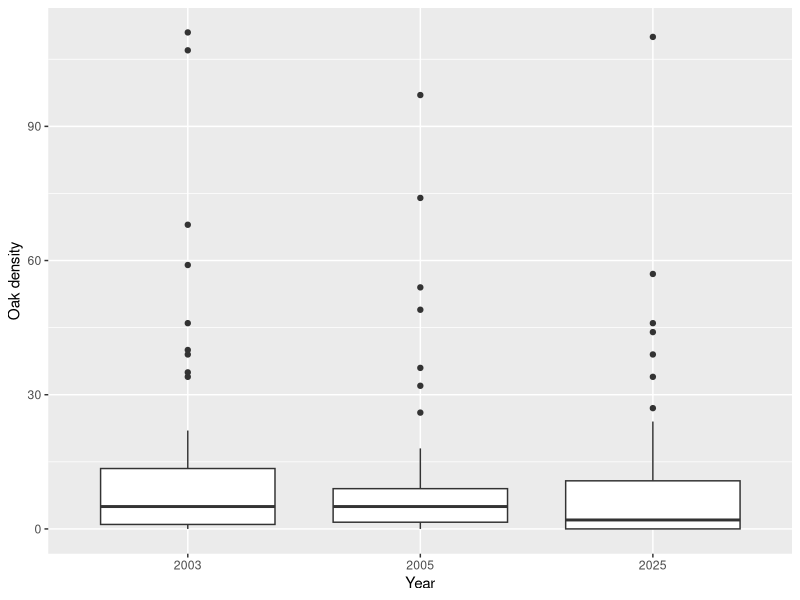
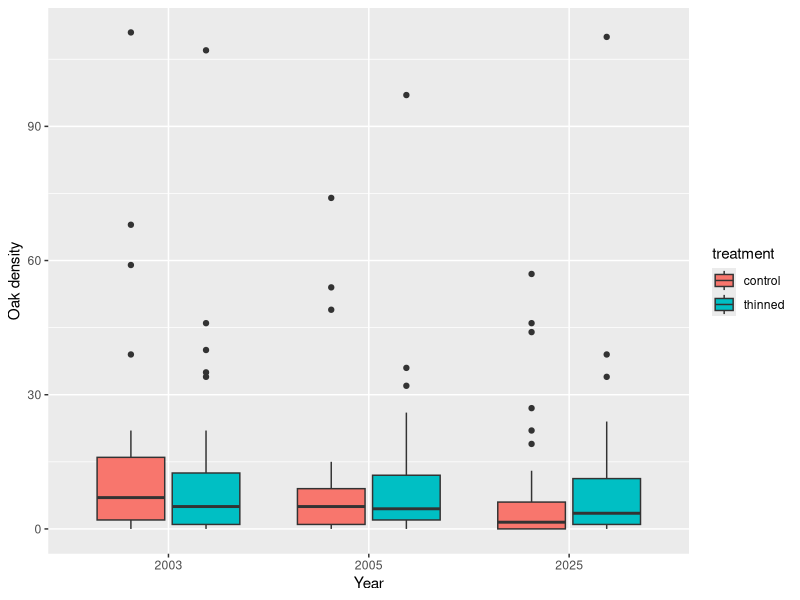
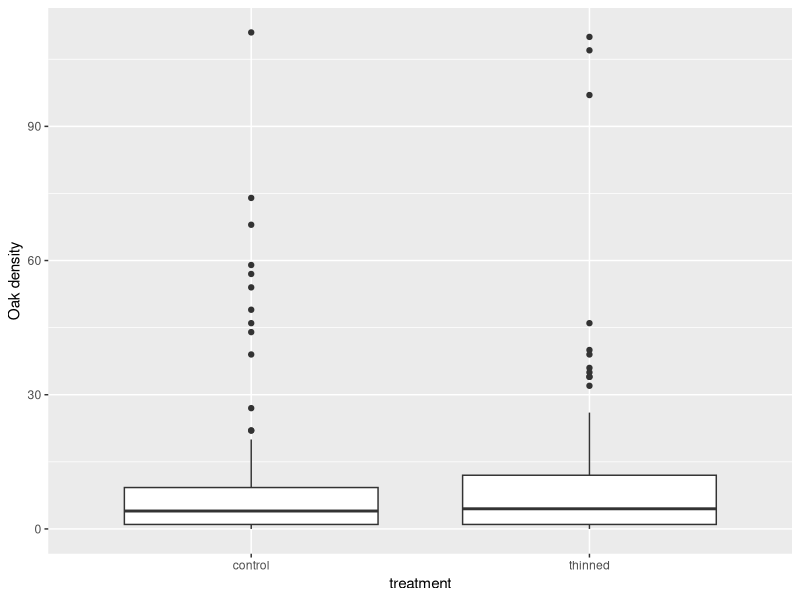
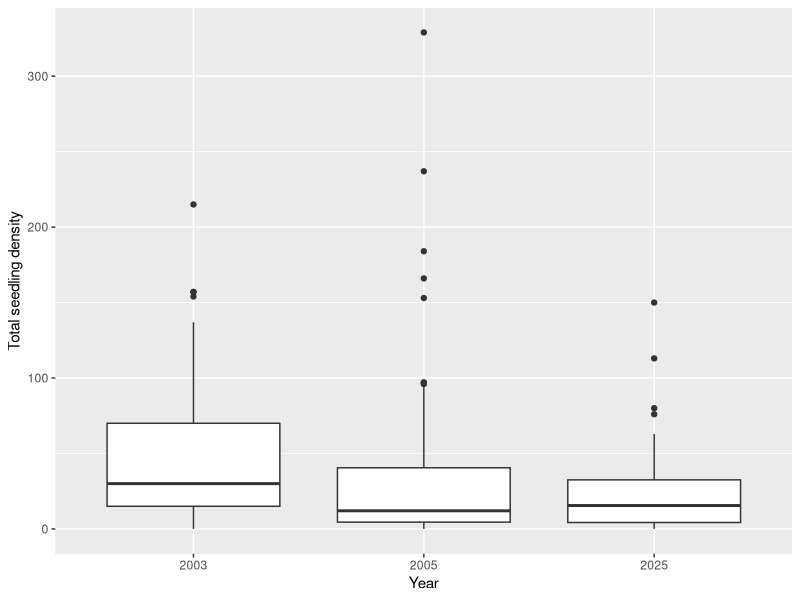
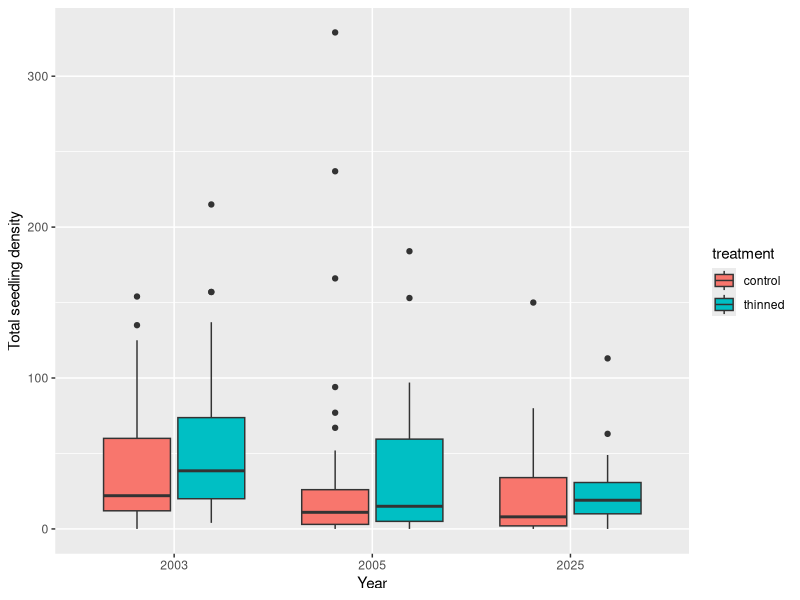
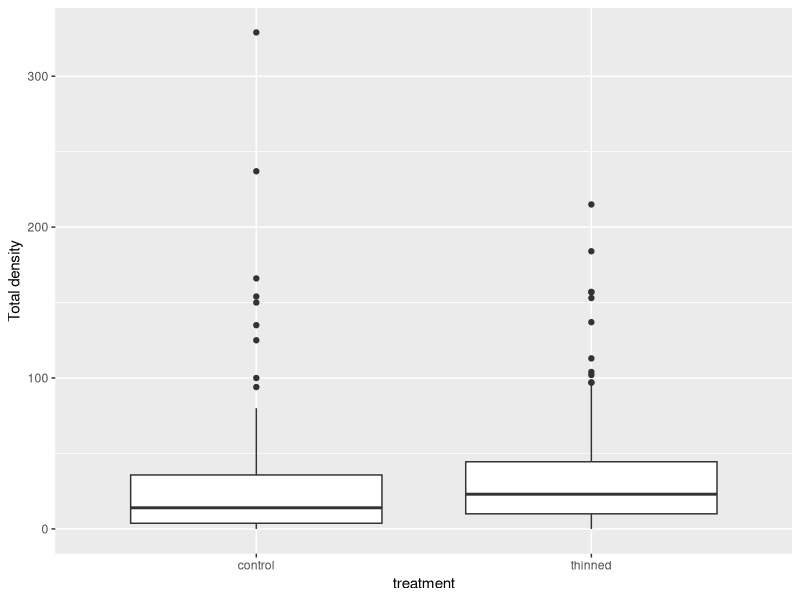
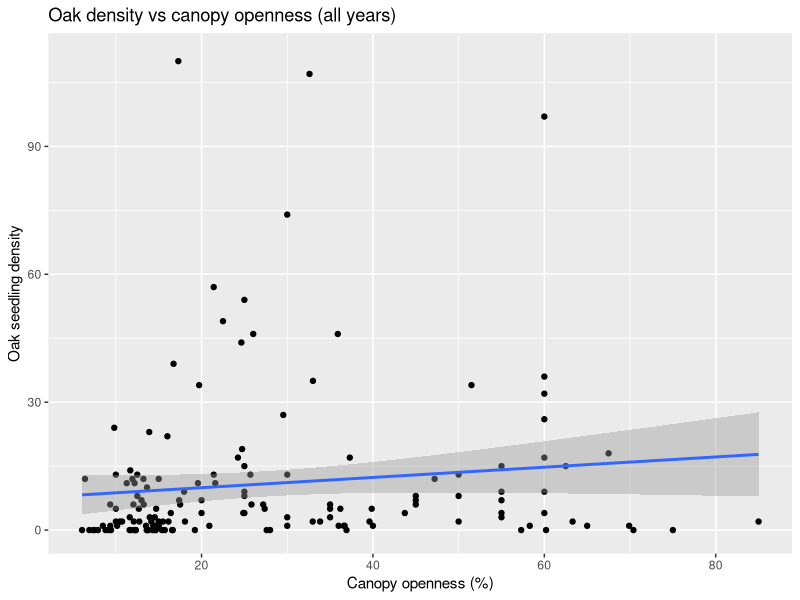
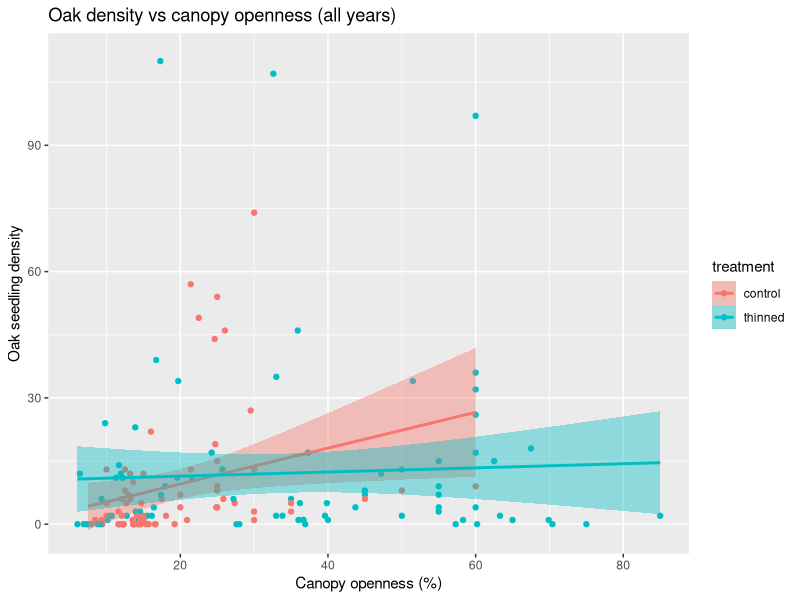

These figures' R source, in order:
#Exploratory figures 16/3/2026

library(readr)
library(dplyr)
library(ggplot2)
library(GGally)

regeneration <- read_csv("processed_data/regeneration_data.csv")


#Filter to exclude area_type "extended" to remove duplicate seedling rows
regeneration_coreNA <- regeneration %>% 
  filter(area_type != "extended" | is.na(area_type))


#Oak density 2003 vs 2005 vs 2025
#Note that density here is actually seedling count
oak_density <- regeneration_coreNA %>%
  filter(species == "Quercus sp.") %>%
  group_by(site, plot, treatment, year, transect, subplot, area_m2, canopy_openness, pH, quercus_sp_ba, total_ba) %>%
  summarise(oak_density = sum(density), .groups = "drop")

ggplot(oak_density,
       aes(x = factor(year), y = oak_density)) +
  geom_boxplot() + 
  labs(x = "Year", y = "Oak density")

#Control and treatment separately
ggplot(oak_density,
       aes(x = factor(year), y = oak_density, fill = treatment)) +
  geom_boxplot() + 
  labs(x = "Year", y = "Oak density")

#Overall oak density by treatment (not important)
ggplot(oak_density,
       aes(x = factor(treatment), y = oak_density)) +
  geom_boxplot() + 
  labs(x = "treatment", y = "Oak density")


#Total seedling density 2003 vs 2005 vs 2025
total_density <- regeneration_coreNA %>% 
  group_by(site, plot, treatment, year, transect, subplot, area_m2, canopy_openness, pH, quercus_sp_ba, total_ba) %>% 
  summarise(total_density = sum(density), .groups = "drop")

ggplot(total_density,
       aes(x = factor(year), y = total_density)) +
  geom_boxplot() + 
  labs(x = "Year", y = "Total seedling density")

#Control and treatment separately
ggplot(total_density,
       aes(x = factor(year), y = total_density, fill = treatment)) +
  geom_boxplot() + 
  labs(x = "Year", y = "Total seedling density")

#Total density by treatment (not important)
ggplot(total_density,
       aes(x = factor(treatment), y = total_density)) +
  geom_boxplot() + 
  labs(x = "treatment", y = "Total density")


#Oak density vs canopy openness, all years
ggplot(oak_density, aes(x = canopy_openness, y = oak_density)) + 
  geom_point() +
  geom_smooth(method = "lm") +
  labs(x = "Canopy openness (%)",
       y = "Oak seedling density",
       title = "Oak density vs canopy openness (all years)")

#All years with treatment
ggplot(oak_density, aes(x = canopy_openness, y = oak_density, fill = treatment, color = treatment)) + 
  geom_point() +
  geom_smooth(method = "lm") +
  labs(x = "Canopy openness (%)",
       y = "Oak seedling density",
       title = "Oak density vs canopy openness (all years)")

#2003 (canopy values only in treatment plots of three sites)
ggplot(oak_density %>% filter(year == 2003), 
       aes(x = canopy_openness, y = oak_density)) + 
  geom_point() +
  geom_smooth(method = "lm") +
  labs(x = "Canopy openness (%)",
       y = "Oak seedling density",
       title = "Oak density vs canopy openness (2003)")

#2005
ggplot(oak_density %>% filter(year == 2005), 
       aes(x = canopy_openness, y = oak_density)) + 
  geom_point() +
  geom_smooth(method = "lm") +
  labs(x = "Canopy openness (%)",
       y = "Oak seedling density",
       title = "Oak density vs canopy openness (2005)")

#2005 with treatment
ggplot(oak_density %>% filter(year == 2005), 
       aes(x = canopy_openness, y = oak_density, fill = treatment, color = treatment)) + 
  geom_point() +
  geom_smooth(method = "lm") +
  labs(x = "Canopy openness (%)",
       y = "Oak seedling density",
       title = "Oak density vs canopy openness (2005)")

#2025 (canopy openness was measured for all subplots)
ggplot(oak_density %>% filter(year == 2025),
       aes(x = canopy_openness, y = oak_density)) + 
  geom_point() +
  geom_smooth(method = "lm") +
  labs(x = "Canopy openness (%)",
       y = "Oak seedling density",
       title = "Oak density vs canopy openness (2025)")

#2025 with treatment
ggplot(oak_density %>% filter(year == 2025),
       aes(x = canopy_openness, y = oak_density, fill = treatment, color = treatment)) + 
  geom_point() +
  geom_smooth(method = "lm") +
  labs(x = "Canopy openness (%)",
       y = "Oak seedling density",
       title = "Oak density vs canopy openness (2025)")


#Total seedling density vs canopy openness, all years
ggplot(total_density, aes(x = canopy_openness, y = total_density)) +
  geom_point() +
  geom_smooth(method = "lm") +
  labs(x = "Canopy openness (%)",
       y = "Total seedling density",
       title = "Total seedling density vs canopy openness (all years)")

#All years with treatment
ggplot(total_density, aes(x = canopy_openness, y = total_density, fill = treatment, color = treatment)) +
  geom_point() +
  geom_smooth(method = "lm") +
  labs(x = "Canopy openness (%)",
       y = "Total seedling density",
       title = "Total seedling density vs canopy openness (all years)")

#2003 (canopy values only in treatment plots of three sites)
ggplot(total_density %>% filter(year == 2003),
       aes(x = canopy_openness, y = total_density)) +
  geom_point() +
  geom_smooth(method = "lm") +
  labs(x = "Canopy openness (%)",
       y = "Total seedling density",
       title = "Total seedling density vs canopy openness (2003)")

#2005
ggplot(total_density %>% filter(year == 2005),
       aes(x = canopy_openness, y = total_density)) +
  geom_point() +
  geom_smooth(method = "lm") +
  labs(x = "Canopy openness (%)",
       y = "Total seedling density",
       title = "Total seedling density vs canopy openness (2005)")

#2005 with treatment
ggplot(total_density %>% filter(year == 2005),
       aes(x = canopy_openness, y = total_density, fill = treatment, color = treatment)) +
  geom_point() +
  geom_smooth(method = "lm") +
  labs(x = "Canopy openness (%)",
       y = "Total seedling density",
       title = "Total seedling density vs canopy openness (2005)")

#2025
ggplot(total_density %>% filter(year == 2025),
       aes(x = canopy_openness, y = total_density)) +
  geom_point() +
  geom_smooth(method = "lm") +
  labs(x = "Canopy openness (%)",
       y = "Total seedling density",
       title = "Total seedling density vs canopy openness (2025)")

#2025 with treatment
ggplot(total_density %>% filter(year == 2025),
       aes(x = canopy_openness, y = total_density, fill = treatment, color = treatment)) +
  geom_point() +
  geom_smooth(method = "lm") +
  labs(x = "Canopy openness (%)",
       y = "Total seedling density",
       title = "Total seedling density vs canopy openness (2025)")

#Without oak
others_density <- regeneration_coreNA %>% 
  filter(species != "Quercus sp.") %>% 
  group_by(site, plot, treatment, year, transect, subplot, area_m2, canopy_openness, pH, quercus_sp_ba, total_ba) %>%
  summarise(others_density = sum(density), .groups = "drop")

#All years without oak
ggplot(others_density, aes(x = canopy_openness, y = others_density)) +
  geom_point() +
  geom_smooth(method = "lm") +
  labs(x = "Canopy openness (%)",
       y = "Total seedling density without oak",
       title = "Total seedling density (no oaks) vs canopy openness (all years)")

#With treatment
ggplot(others_density, aes(x = canopy_openness, y = others_density, fill = treatment, color = treatment)) +
  geom_point() +
  geom_smooth(method = "lm") +
  labs(x = "Canopy openness (%)",
       y = "Total seedling density without oak",
       title = "Total seedling density (no oaks) vs canopy openness (all years)")

#2003 without oak (canopy values only in treatment plots of three sites)
ggplot(others_density %>% filter(year == 2003),
       aes(x = canopy_openness, y = others_density)) +
  geom_point() +
  geom_smooth(method = "lm") +
  labs(x = "Canopy openness (%)",
       y = "Total seedling density without oak",
       title = "Total seedling density (no oaks) vs canopy openness (2003)")

#2005 without oak
ggplot(others_density %>% filter(year == 2005),
       aes(x = canopy_openness, y = others_density)) +
  geom_point() +
  geom_smooth(method = "lm") +
  labs(x = "Canopy openness (%)",
       y = "Total seedling density without oak",
       title = "Total seedling density (no oaks) vs canopy openness (2005)")

#With treatment
ggplot(others_density %>% filter(year == 2005),
       aes(x = canopy_openness, y = others_density, fill = treatment, color = treatment)) +
  geom_point() +
  geom_smooth(method = "lm") +
  labs(x = "Canopy openness (%)",
       y = "Total seedling density without oak",
       title = "Total seedling density (no oaks) vs canopy openness (2005)")

#Only 2025 without oak
ggplot(others_density %>% filter(year == 2025),
       aes(x = canopy_openness, y = others_density)) +
  geom_point() +
  geom_smooth(method = "lm") +
  labs(x = "Canopy openness (%)",
       y = "Total seedling density without oak",
       title = "Total seedling density (no oak) vs canopy openness (2025)")

#With treatment
ggplot(others_density %>% filter(year == 2025),
       aes(x = canopy_openness, y = others_density, fill = treatment, color = treatment)) +
  geom_point() +
  geom_smooth(method = "lm") +
  labs(x = "Canopy openness (%)",
       y = "Total seedling density without oak",
       title = "Total seedling density (no oak) vs canopy openness (2025)")


#Oak density vs pH
ggplot(oak_density, aes(x = pH, y = oak_density, fill = treatment, color = treatment)) + 
  geom_point() +
  geom_smooth(method = "lm") +
  labs(x = "pH", y = "Oak seedling density")

#Total seedling density vs pH
ggplot(total_density, aes(x = pH, y = total_density, fill = treatment, color = treatment)) + 
  geom_point() +
  geom_smooth(method = "lm") +
  labs(x = "pH", y = "Total seedling density")

#Other species' seedling density vs pH
ggplot(others_density, aes(x = pH, y = others_density, fill = treatment, color = treatment)) + 
  geom_point() +
  geom_smooth(method = "lm") +
  labs(x = "pH", y = "Other species' seedling density")


#Oak seedling density vs oak basal area
ggplot(oak_density, aes(x = quercus_sp_ba, y = oak_density, fill = treatment)) + 
  geom_point() + 
  geom_smooth(method = "lm") +
  labs(x = "Oak basal area m^2/ha", y = "Oak seedling density")

#Oak seedling density vs total basal area
ggplot(oak_density, aes(x = total_ba, y = oak_density, fill = treatment)) + 
  geom_point() + 
  geom_smooth(method = "lm") +
  labs(x = "Total basal area m^2/ha", y = "Oak seedling density")

#Basal area without oak
others_ba <- regeneration_coreNA %>% 
  group_by(site, plot, treatment, year, transect, subplot, area_m2, canopy_openness, pH, quercus_sp_ba, total_ba) %>%
  summarise(oak_density = sum(density), .groups = "drop") %>% 
  mutate(others_ba = total_ba - quercus_sp_ba) 

#Oak seedling density vs other species' basal area
ggplot(others_ba, aes(x = others_ba, y = oak_density)) + 
  geom_point() + 
  geom_smooth(method = "lm") +
  labs(x = "Other species' basal area m^2/ha", y = "Oak seedling density")


#Correlation matrix
ggpairs(oak_density,
        columns = c("oak_density", "canopy_openness", "pH", "quercus_sp_ba", "total_ba"),
        aes(color = treatment, alpha = 0.6))
